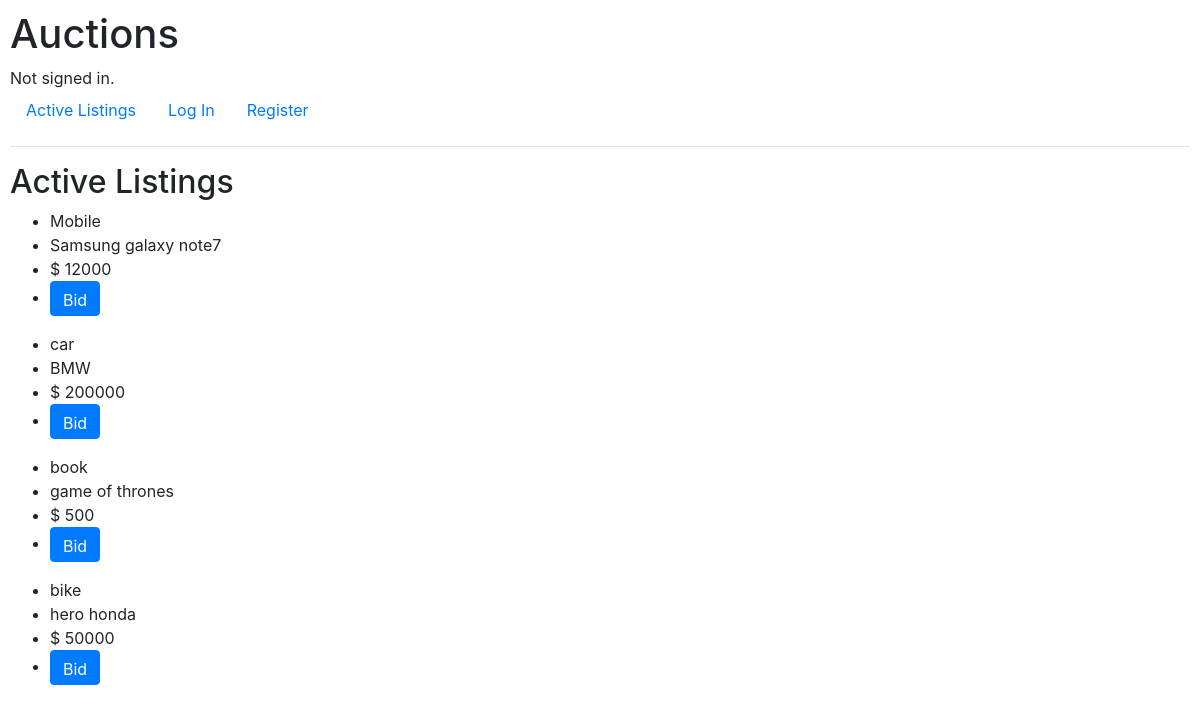
Before: / with the older database file.
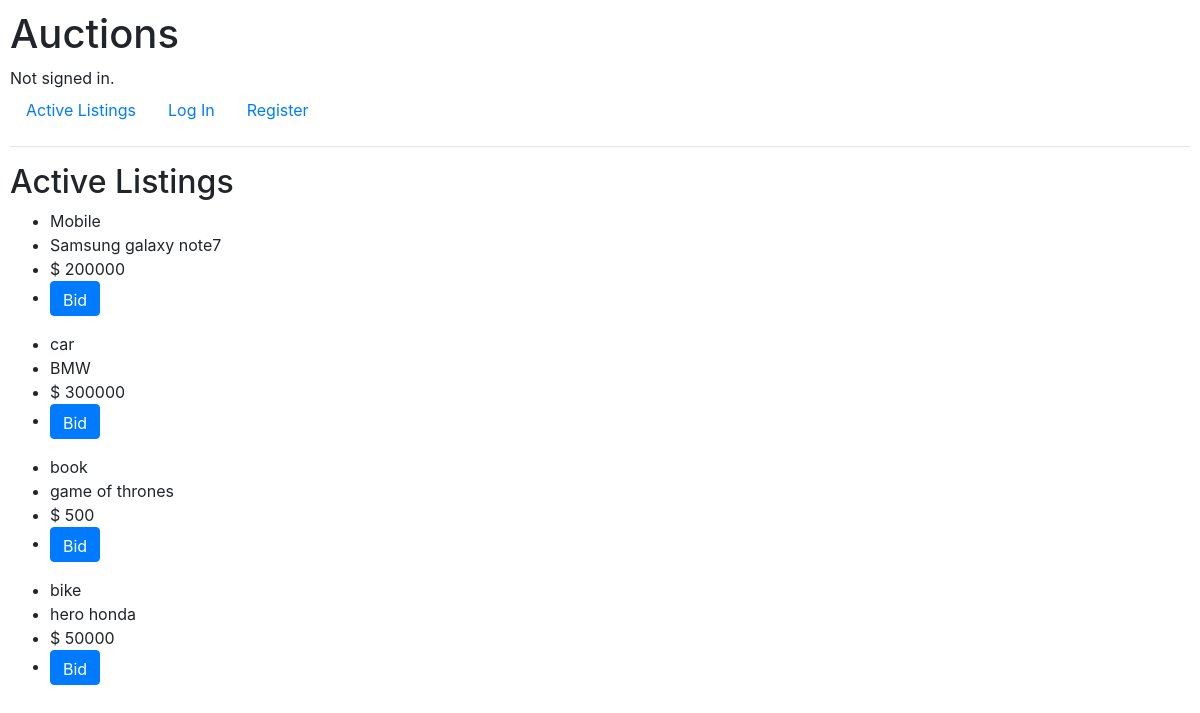
After: the same page with the newer database file.
### auctions/models.py (models this page shows, shortened)
class Listing(models.Model):
    title = models.CharField(max_length=64)
    details = models.TextField(default='')
    price = models.IntegerField()
    owner = models.CharField(max_length=64)

### auctions/views.py (the view)
# urls.py: path("", views.index, name="index"),
def index(request):
    if request.method == "POST" :
        listing = Listing(title=request.POST['title'] , details=request.POST['details'] , price=int(request.POST['price']) , owner=request.user.username )
        listing.save()
    return render(request, "auctions/index.html" , {
        "listings": Listing.objects.all()
    })

### auctions/templates/auctions/index.html
{% extends "auctions/layout.html" %}
{% block body %}
    <h2>Active Listings</h2>
        {% for listing in listings %}
            <ul>
                <li>{{listing.title}}</li>
                <li>{{listing.details}}</li>
                <li>$ {{listing.price}}</li>
                <li><form action="{% url 'bid' listing.id %}">
                    <input class="btn btn-primary" type="submit" value="Bid" style="height: 35px;">
                    </form>
                </li>
            </ul>
        {% endfor %}
{% endblock %}

Changed rows visible on the page:
changed Listing "Mobile": price "12000" → "200000"
changed Listing "car": price "200000" → "300000"
